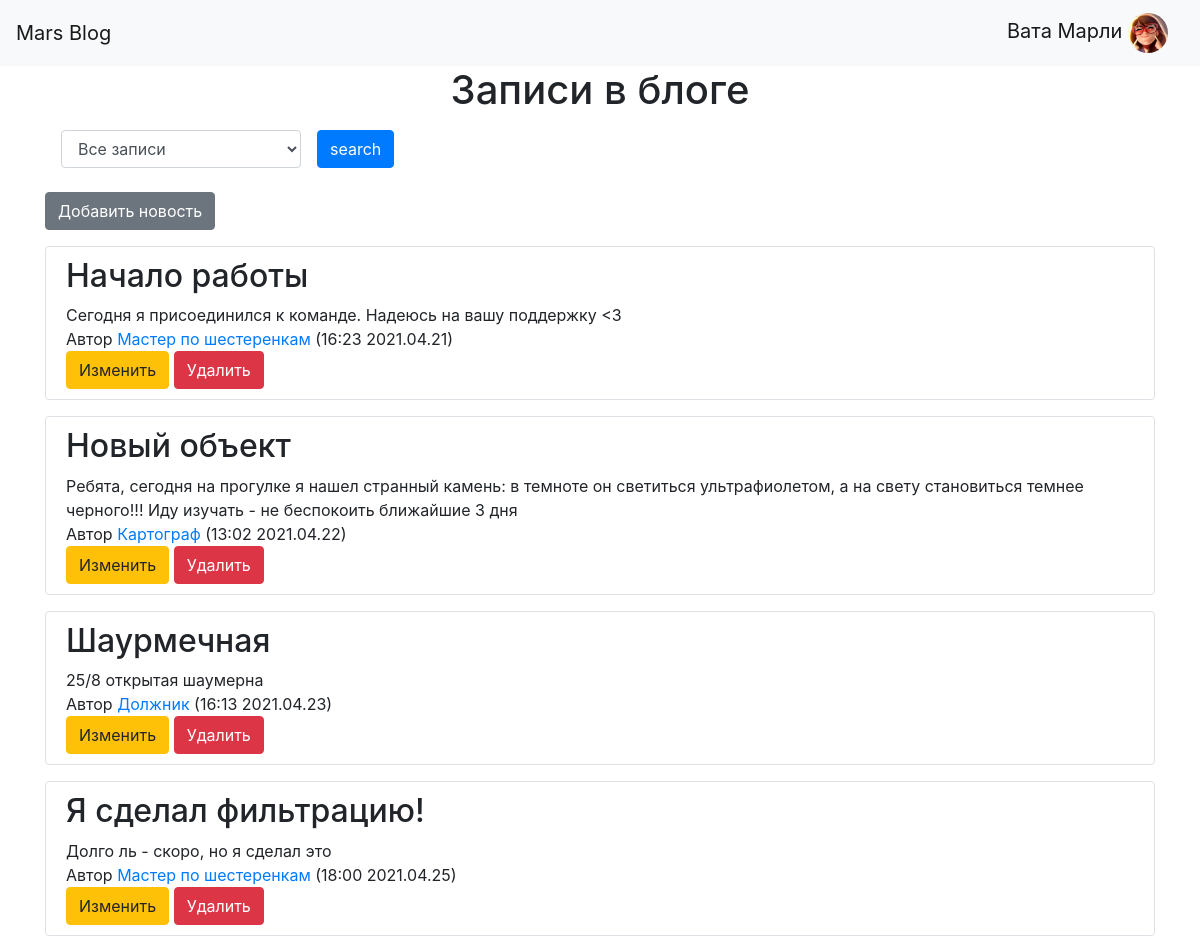
The page / (signed in) on the database its author committed.
### data/users.py (models this page shows, shortened)
class User(SqlAlchemyBase, UserMixin, SerializerMixin):
    __tablename__ = 'users'
    id = sqlalchemy.Column(sqlalchemy.Integer, primary_key=True, autoincrement=True)
    surname = sqlalchemy.Column(sqlalchemy.String, nullable=True)
    name = sqlalchemy.Column(sqlalchemy.String, nullable=True)
    age = sqlalchemy.Column(sqlalchemy.Integer, nullable=True)
    position = sqlalchemy.Column(sqlalchemy.String, nullable=True)
    speciality = sqlalchemy.Column(sqlalchemy.String, nullable=True)
    about = sqlalchemy.Column(sqlalchemy.String, nullable=True)
    email = sqlalchemy.Column(sqlalchemy.String, index=True, unique=True, nullable=True)
    photo = sqlalchemy.Column(sqlalchemy.String, default='photo.jpg')
    hashed_password = sqlalchemy.Column(sqlalchemy.String, nullable=True)
    modifed_date = sqlalchemy.Column(sqlalchemy.DateTime, default=datetime.datetime.now)
    news = orm.relation("News", back_populates='user')

### data/news.py (models this page shows)
class News(SqlAlchemyBase, SerializerMixin):
    __tablename__ = 'news'
    id = sqlalchemy.Column(sqlalchemy.Integer, primary_key=True, autoincrement=True)
    title = sqlalchemy.Column(sqlalchemy.String, nullable=True)
    content = sqlalchemy.Column(sqlalchemy.String, nullable=True)
    created_date = sqlalchemy.Column(sqlalchemy.DateTime, default=datetime.datetime.now)
    is_private = sqlalchemy.Column(sqlalchemy.Boolean, default=True)
    user_id = sqlalchemy.Column(sqlalchemy.Integer, sqlalchemy.ForeignKey("users.id"))
    user = orm.relation('User')

### main.py (the view)
@app.route("/", methods=['GET', 'POST'])
def index():
    db_sess = db_session.create_session()
    tags = db_sess.query(User).all()
    tags = [user.position for user in tags]
    if request.method == 'POST':
        filter_tag = request.form.get('select')
        if filter_tag != 'Все записи':
            users_with_tag = db_sess.query(User).filter(User.position == filter_tag)
            users_with_tag = [user.id for user in users_with_tag]
            if current_user.is_authenticated:
                news = db_sess.query(News).filter(
                    ((News.user == current_user) | (News.is_private != True)) &
                    News.user_id.in_(users_with_tag)
                )
            else:
                news = db_sess.query(News).filter((News.is_private != True) &
                                                  (News.user_id.in_(users_with_tag)))
        else:
            if current_user.is_authenticated:
                news = db_sess.query(News).filter(
                    (News.user == current_user) | (News.is_private != True))
            else:
                news = db_sess.query(News).filter(News.is_private != True)
        return render_template("index.html", news=news, tags=tags, title='Записи')
    elif request.method == 'GET':
        if current_user.is_authenticated:
            news = db_sess.query(News).filter(
                (News.user == current_user) | (News.is_private != True))
        else:
            news = db_sess.query(News).filter(News.is_private != True)
        return render_template("index.html", news=news, tags=tags, title='Записи')

### data/db_session.py (called while the page is built)
def create_session() -> Session:
    global __factory
    return __factory()

### main.py (called while the page is built)
@login_manager.user_loader
def load_user(user_id):
    db_sess = db_session.create_session()
    return db_sess.query(User).get(user_id)

### templates/index.html (shortened to what this page needs)
{% extends "base.html" %}
{% block content %}
<h1 align="center">Записи в блоге</h1>
<p>
<form class="form-inline" method="post">
  <div class="form-group mx-sm-3 mb-2">
    <select name="select" class="form-control">
      <option selected>Все записи</option>
    </select>
  </div>
  <button type="submit" class="btn btn-primary mb-2">search</button>
</form>
</p>
{% if current_user.is_authenticated %}
<a href="/news" class="btn btn-secondary">Добавить новость</a>
{% endif %}
<div id="list">
  {% for item in news %}
  <p>
  <div id="block" class="col-md6 border rounded">
    <h2>{{ item.title }}</h2>
    <div>
      {{ item.content }}
    </div>
    <div>
      Автор <a href="user/{{ item.user.id }}">{{ item.user.position }}</a>
      ({{item.created_date.strftime("%H:%M %Y.%m.%d") }})
    </div>
    {% if current_user.is_authenticated and (current_user == item.user or current_user.id == 1) %}
    <div>
      <a href="/news/{{ item.id }}" class="btn btn-warning">Изменить</a>
      <a href="/news_delete/{{ item.id }}" class="btn btn-danger">Удалить</a>
    </div>
    {% endif %}
  </div>
  </p>
  {% endfor %}
</div>
{% endblock %}

### templates/base.html (shortened to what this page needs)
<!doctype html>
<html lang="en">
<head>
  <link rel="stylesheet"
        href="https://stackpath.bootstrapcdn.com/bootstrap/4.4.1/css/bootstrap.min.css"
>
  <link rel="stylesheet" type="text/css" href="/static/css/style.css"/>
</head>
<body>
<header>
  <nav class="navbar navbar-light bg-light justify-content-between">
    <a class="navbar-brand" href="/">Mars Blog</a>
    {% if current_user.is_authenticated %}
    <a class="navbar-brand" href="/user/{{ current_user.id }}">
      {{ current_user.surname }} {{ current_user.name }}
      <img src="/static/img/{{ current_user.photo }}" width="40" height="40" alt=""
           class="rounded-circle">
    </a>
    {% else %}
    <p>
      <a class="btn btn-primary " href="/register">Зарегистрироваться</a>
      <a class="btn btn-success" href="/login">Войти</a>
    </p>
    {% endif %}
  </nav>
</header>
<main role="main" class="container">
  {% block content %}{% endblock %}
</main>
</body>
</html>

### static/css/style.css (style rules this page uses)
#block { padding: 10px 20px; }

### rows shown on the page
User: surname "Вата", name "Марли", photo (picture)
News: title "Начало работы", content "Сегодня я присоединился к команде. Надеюсь на вашу поддержку <3", user.position "Мастер по шестеренкам", created_date "16:23 2021.04.21"
News: title "Новый объект", content "Ребята, сегодня на прогулке я нашел странный камень: в темноте он светиться ультрафиолетом, а на свету становиться темнее черного!!! Иду изучать - не беспокоить ближайшие 3 дня", user.position "Картограф", created_date "13:02 2021.04.22"
News: title "Шаурмечная", content "25/8 открытая шаумерна", user.position "Должник", created_date "16:13 2021.04.23"
News: title "Я сделал фильтрацию!", content "Долго ль - скоро, но я сделал это", user.position "Мастер по шестеренкам", created_date "18:00 2021.04.25"
